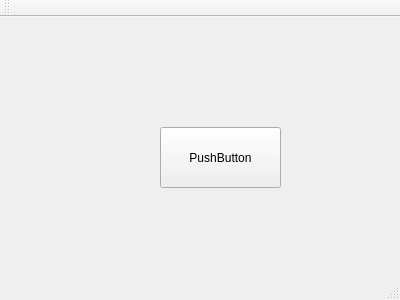
<?xml version="1.0" encoding="UTF-8"?>
<ui version="4.0">
 <class>MainWindow</class>
 <widget class="QMainWindow" name="MainWindow">
  <property name="geometry">
   <rect>
    <x>0</x>
    <y>0</y>
    <width>400</width>
    <height>300</height>
   </rect>
  </property>
  <property name="cursor">
   <cursorShape>ArrowCursor</cursorShape>
  </property>
  <property name="mouseTracking">
   <bool>false</bool>
  </property>
  <property name="windowTitle">
   <string>MainWindow</string>
  </property>
  <widget class="QWidget" name="centralWidget">
   <widget class="QPushButton" name="pushButton">
    <property name="geometry">
     <rect>
      <x>160</x>
      <y>110</y>
      <width>121</width>
      <height>61</height>
     </rect>
    </property>
    <property name="cursor">
     <cursorShape>ArrowCursor</cursorShape>
    </property>
    <property name="text">
     <string>PushButton</string>
    </property>
   </widget>
  </widget>
  <widget class="QMenuBar" name="menuBar">
   <property name="geometry">
    <rect>
     <x>0</x>
     <y>0</y>
     <width>400</width>
     <height>19</height>
    </rect>
   </property>
  </widget>
  <widget class="QToolBar" name="mainToolBar">
   <attribute name="toolBarArea">
    <enum>TopToolBarArea</enum>
   </attribute>
   <attribute name="toolBarBreak">
    <bool>false</bool>
   </attribute>
  </widget>
  <widget class="QStatusBar" name="statusBar"/>
 </widget>
 <layoutdefault spacing="6" margin="11"/>
 <resources/>
 <connections/>
</ui>
